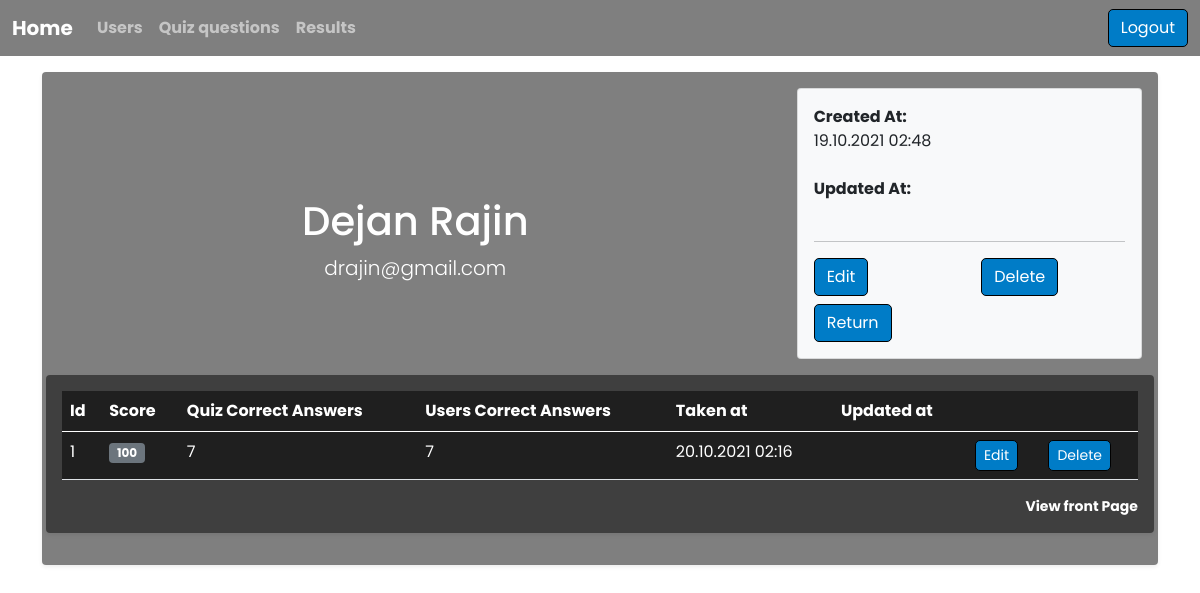
/admin/users/show.php?id=2 (signed in), run on the app's committed database.
### tables this page shows
CREATE TABLE `users` (
  `id` int(11) NOT NULL,
  `first_name` varchar(255) NOT NULL,
  `last_name` varchar(255) NOT NULL,
  `email` varchar(60) NOT NULL,
  `password` varchar(60) NOT NULL,
  `is_admin` tinyint(1) NOT NULL DEFAULT 0,
  `score` int(11) DEFAULT NULL,
  `time` int(11) DEFAULT NULL,
  `created_at` timestamp NOT NULL DEFAULT current_timestamp(),
  `updated_at` timestamp NULL DEFAULT NULL
);

CREATE TABLE `results` (
  `id` int(11) NOT NULL,
  `user_id` int(11) NOT NULL,
  `points` int(11) NOT NULL,
  `correct_answ` int(11) NOT NULL,
  `correct_answ_user` int(11) NOT NULL,
  `time` time DEFAULT NULL,
  `taken_at` timestamp NOT NULL DEFAULT current_timestamp(),
  `updated_at` timestamp NULL DEFAULT NULL
);

### admin/users/show.php (called while the page is built, shortened)
<?php
include_once '../../init.php';
$id = $_GET['id'];
$user = User::find_by_id($id);
$user_results = $result->get_results_for_user($id);
include(INCLUDES_PATH . '/header.php');
include(INCLUDES_PATH . '/navbar.php');
include 'views/show.view.php';
include(INCLUDES_PATH . '/footer.php');

### classes/QueryBuilder.php (called while the page is built, shortened)
<?php
class QueryBuilder {
    static protected PDO $db;
    protected static string $table_name = "";
    public static function set_db_session($db, $session)
    {
        self::$db = $db;
    }
    public static function find_by_id($id)
    {
        $sql = "SELECT * FROM ".static::$table_name." WHERE id = ?";
        $query = self::$db->prepare($sql);
        $query->execute([$id]);
        return $query->fetch(PDO::FETCH_OBJ);
    }
}

### init.php (called while the page is built, shortened)
<?php
$result = new Result();
require 'helpers.php';

### classes/Result.php (called while the page is built, shortened)
<?php
class Result extends QueryBuilder
{
    public function get_results_for_user($id) {
        $sql = "SELECT * FROM results WHERE user_id = ?";
        $query = self::$db->prepare($sql);
        $query->execute([$id]);
        return $query->fetchAll(PDO::FETCH_OBJ);
    }
}

### admin/users/views/show.view.php (the view, shortened to what this page needs)
<main class="container">
<div class="my-3 p-3 transparent rounded shadow-sm">
    <div class="row">
        <div class="col-md-8 d-flex flex-column justify-content-center align-items-center">
            <br><br>
            <h1><?php echo $user->first_name .' '. $user->last_name; ?></h1>
            <p class="lead"><?php echo $user->email?></p>
        </div>
        <div class="col-md-4 text-dark">
            <div class="card card-body bg-light">
                <dl class="dl-horizontal">
                    <dt>Created At:</dt>
                    <dd><?php display_time($user->created_at); ?></dd>
                </dl>
                <dl class="dl-horizontal">
                    <dt>Updated At:</dt>
                </dl>
                <hr>
                <div class="row">
                    <div class="col-sm-6 mb-2">
                        <a href="<?php echo URLROOT ?>/admin/users/edit.php?id=<?php echo $user->id; ?>" class="btn btn-block">Edit</a>
                    </div>
                    <div class="col-sm-6">
                        <form method="POST" action="<?php echo URLROOT ?>/admin/users/delete.php?id=<?php echo $user->id; ?>">
                            <div id="operations">
                                <input type="submit" name="commit" class="btn btn-block" value="Delete" />
                            </div>
                        </form>
                    </div>
                    <div class="col-sm-12">
                        <a class="btn btn-block btn-h1-spacing" role="button"  href="<?php echo URLROOT ?>/admin/users/index.php">Return</a>
                    </div>
                </div>
            </div>
        </div>
        <div class="my-3 p-3 transparent rounded shadow-sm">
            <table class="table transparent text-white table-hover">
                <thead>
                <tr>
                    <th>Id</th>
                    <th>Score</th>
                    <th>Quiz Correct Answers</th>
                    <th>Users Correct Answers</th>
                    <th>Taken at</th>
                    <th>Updated at</th>
                    <th></th>
                    <th></th>
                </tr>
                </thead>
                <tbody>
                <?php foreach($user_results as $result):  ?>
                    <tr>
                        <td><?php echo $result->id; ?></td>
                        <td><span class="badge bg-secondary "><?php echo $result->points; ?></span></td>
                        <td><?php echo $result->correct_answ; ?></td>
                        <td><?php echo $result->correct_answ_user; ?></td>
                        <td><?php display_time($result->taken_at); ?></td>
                        <td><?php display_time($result->updated_at); ?></td>
                        <td><a href="<?php echo URLROOT ?>/admin/results/edit.php?id=<?php echo $result->id; ?>" class="btn btn-sm">Edit</a></td>
                        <td>
                            <form method="post" action="<?php echo URLROOT ?>/admin/results/delete.php?id=<?php echo $result->id; ?>">
                                <div id="operations">
                                    <input type="submit" name="commit" class="btn btn-sm" value="Delete" />
                                </div>
                            </form>
                        </td>
                    </tr>
                <?php  endforeach; ?>
                </tbody>
            </table>
            <small class="d-block text-end mt-3">
                <a href="<?php echo URLROOT ?>" target="_blank">View front Page</a>
            </small>
        </div>
    </div>
</div>

### helpers.php (shortened to what this page needs)
<?php
function display_time($time) {
    if($time) {
        echo date('d.m.Y H:i', strtotime($time));
    } else {
        return false;
    }
}

### css/main.css (style rules this page uses)
:root { --fontFamily: 'Poppins', sans-serif; --fontLogo: 'Josefin Sans', sans-serif; --secondaryColor: #9dadbc; --ShadowLightBlue: rgba(238, 251, 251, 0.8); --DarkBlue: #12232E; --LightestBlue: #4DA8DA; --ShadowDarkBlue: #203647; --LighterBlue: #007CC7; --btnDisabled: #dadbc; --yellowGreen: #b3b679; --black: #000000; --white: #ffffff; --fontSize: 16px; --transition: .3s ease; --text: #444444; }
* { margin: 0; padding: 0; box-sizing: border-box; }
body { font-family: var(--fontFamily); font-size: var(--fontSize); background-image: url(../img/bg.jpg); background-size: cover; background-position: center top; color: var(--white); }
a { text-decoration: none; font-weight: bold; color: white; }
.transparent { background: rgba(0, 0, 0, 0.5); }
.btn { background-color: var(--LighterBlue); border: 1px solid var(--black); border-radius: 5px; color: white!important; }

### data on the page
users: first_name "Dejan", last_name "Rajin", email "drajin@gmail.com", created_at "19.10.2021 02:48"
results: id "1", points "100", correct_answ "7", correct_answ_user "7", taken_at "20.10.2021 02:16"
